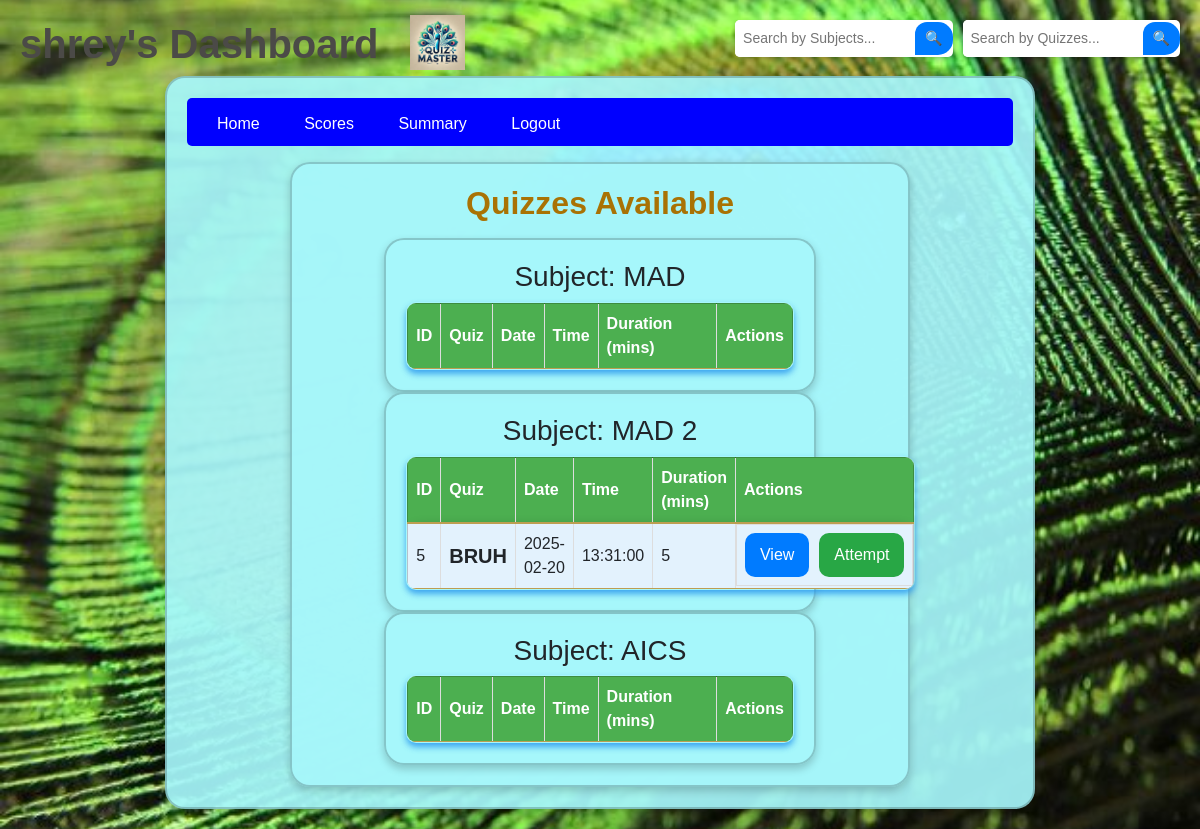
The app's page /dashboard (signed in) with its own data.
### model/model.py (models this page shows)
class User(db.Model):
    __tablename__ = "users"
    id = db.Column(db.Integer, primary_key=True)
    username = db.Column(db.String(50), nullable=False, unique = True)
    email = db.Column(db.String(50), nullable=False, unique = True)
    password = db.Column(db.String(50), nullable=False)
    roles = db.Column(db.String(10), nullable=False, default="Student")  # 'admin' or 'student'
    scores = db.relationship("Score", back_populates="user")

class Subject(db.Model):
    __tablename__ = "subjects"
    id = db.Column(db.Integer, primary_key=True)
    name = db.Column(db.String(100), nullable=False)
    description = db.Column(db.String(700), nullable=True)
    chapters = db.relationship("Chapter", back_populates="subject", cascade="all, delete-orphan")

class Quiz(db.Model):
    __tablename__ = "quizzes"
    id = db.Column(db.Integer, primary_key=True)
    title = db.Column(db.String(100), nullable=False)
    chapter_id = db.Column(db.Integer, db.ForeignKey("chapters.id"), nullable=False)
    date = db.Column(db.Date, nullable=False)
    time = db.Column(db.Time, nullable=False)
    duration = db.Column(db.Integer, nullable=False)
    rules = db.Column(db.String(500), nullable=True)
    chapter = db.relationship("Chapter", back_populates="quizzes")
    questions = db.relationship("Question", back_populates="quiz", cascade="all, delete-orphan")
    scores = db.relationship("Score", back_populates="quiz", cascade="all, delete-orphan")
    user_responses = db.relationship("UserResponse", cascade="all, delete-orphan")

### controllers/controllers.py (the view)
@controllers.route('/dashboard')
def user_dashboard():
    if 'user_id' not in session :
        flash('Please log in to access the dashboard.')
        return redirect(url_for('controllers.login'))
    search_query = request.args.get('search_sub', '').strip()  # Get search query from URL
    if search_query:
        subjects = Subject.query.filter(Subject.name.ilike(f"%{search_query}%")).all()  # Case-insensitive search
    else:
        subjects = Subject.query.all()  # Fetch all subjects for the dashboard
    user = User.query.get(session['user_id'])
    search_query_1 = request.args.get('search_quiz', '').strip()  # Get search query from URL
    if search_query_1:
        quizzes = Quiz.query.filter(Quiz.title.ilike(f"%{search_query_1}%")).all()  # Case-insensitive search
    else:
        quizzes = Quiz.query.all()  # Fetch all quizzes
    current_time = datetime.now()
    upcoming_quizzes = [] #for now the quizzes will go away automically when the time has expired, not interfering with "if attmepted then disappear".
    for quiz in quizzes:
        if quiz.date and quiz.time:  # Ensure both date and time exist
            quiz_datetime = datetime.combine(quiz.date, quiz.time)  # Merge date and time (EXTERNAL SOURCE)
            if quiz_datetime >= current_time:  # Only show upcoming quizzes
                upcoming_quizzes.append(quiz)
    return render_template('user_dashboard.html', user=user, quizzes=upcoming_quizzes, subjects = subjects , search_query=search_query , search_query_1=search_query_1)

### templates/user_dashboard.html (shortened to what this page needs)
<!DOCTYPE html>
<html lang ="en">
<head>
    <link href="https://stackpath.bootstrapcdn.com/bootstrap/4.5.2/css/bootstrap.min.css" rel="stylesheet">
</head>
<body>
    <h1 class="welcome-text">{{ user.username }}'s Dashboard</h1>
    <header class="logo">
        <img src="{{ url_for('static', filename='images/logo.png') }}" alt="Quiz Master Logo" width="55" >
    </header>
    <div class="dashboard-container">
    <div class="nav-bar">
        <div class="mt-1">
            <a href="{{ url_for('controllers.user_dashboard') }}">Home</a>
            <a></a>
            <a href="{{ url_for('controllers.scores') }}">Scores</a>
            <a></a>
            <a href="{{ url_for('controllers.user_summary') }}">Summary</a>
            <a></a>
            <a href="{{ url_for('controllers.logout_user') }}">Logout</a>
            <div class="search-container">
                <form method="GET" action="{{ url_for('controllers.user_dashboard') }}" class="search-form">
                    <input type="text" name="search_sub" value="{{ search_query }}" placeholder="Search by Subjects...">
                    <button type="submit">🔍</button>
                </form>
                <form method="GET" action="{{ url_for('controllers.user_dashboard') }}" class="search-form">
                    <input type="text" name="search_quiz" value="{{ search_query_1 }}" placeholder="Search by Quizzes...">
                    <button type="submit">🔍</button>
                </form>
            </div>
        </div>
    </div>
    <div class="dashboard-container">
        <h2 class='q'>Quizzes Available</h2>
            {% for sub in subjects  %}
            <div class="dashboard-container">
                <h3>Subject: {{ sub.name }} </h3>
                <table class="chapter-table">
                    <thead>
                        <tr class="quiz-box">
                            <th>ID</th>
                            <th>Quiz</th>
                            <th>Date</th>
                            <th>Time</th>
                            <th>Duration (mins)</th>
                            <th>Actions</th>
                        </tr>
                    </thead>
                    <tbody>
                        {% for quiz in quizzes %}
                        <div>
                                {% if quiz.chapter.subject.name == sub.name %}
                                    <tr class="quiz-box">
                                        <td >{{ quiz.id }}</td>
                                        <td class="quiz-title">{{ quiz.title }}</td>
                                        <td>{{ quiz.date }}</td>
                                        <td>{{ quiz.time }}</td>
                                        <td>{{ quiz.duration }}</td>
                                        <td class="buttons">
                                            <a href="{{ url_for('controllers.view_quiz', quiz_id=quiz.id) }}">
                                                <button class="btn btn-view">View</button>
                                            </a>
                                            <a href="{{ url_for('controllers.start_quiz', quiz_id=quiz.id) }}">
                                                <button class="btn btn-attempt" onclick="return confirm('Are you sure you want to attempt Quiz : {{quiz.title}}?');">Attempt</button>
                                            </a>
                                        </td>
                                    </tr>
                                {% endif %}
                        </div>
                        {% endfor %}
                    </tbody>
                </table>
            </div>
            {% endfor %}
    </div>
    </div>
</body>
</html>

### records on screen
User: username "shrey"
Subject: name "MAD"
Subject: name "MAD 2"
Quiz: id "5", title "BRUH", date "2025-02-20", time "13:31:00", duration "5"
Subject: name "AICS"
